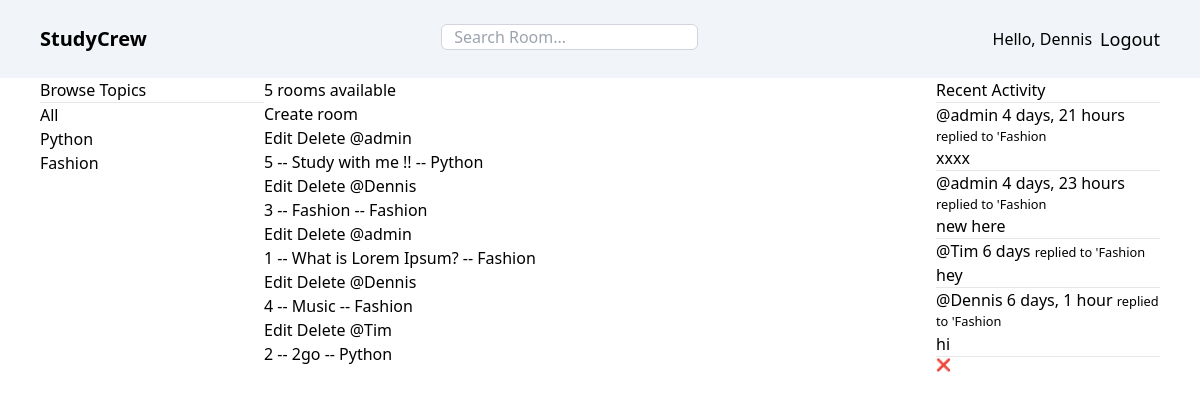
Screenshot of / (signed in) with the database file from the repository.
### base/models.py (models this page shows, shortened)
class Topic(models.Model):
  name = models.CharField(max_length=200)
  updated = models.DateTimeField(auto_now=True)
  created = models.DateTimeField(auto_now_add=True)

class Room(models.Model):
  host = models.ForeignKey(User, on_delete=models.SET_NULL, null=True)
  topic = models.ForeignKey(Topic, on_delete=models.SET_NULL, null=True)
  name = models.CharField(max_length=225)
  description = models.TextField(null=True, blank=True)
  participants = models.ManyToManyField(User, related_name='participants', blank=True)
  updated = models.DateTimeField(auto_now=True)
  created = models.DateTimeField(auto_now_add=True)
  class Meta:
    ordering = ['-updated', '-created']
  def __str__(self):
    return self.name

class Message(models.Model):
  user = models.ForeignKey(User, on_delete=models.CASCADE)
  room = models.ForeignKey(Room, on_delete=models.CASCADE)
  body = models.TextField()
  updated = models.DateTimeField(auto_now=True)
  created = models.DateTimeField(auto_now_add=True)
  class Meta:
    ordering = ['-updated', '-created']
  def __str__(self):
    return self.body[0:50]

### base/views.py (the view)
# urls.py: path('', views.home, name='home'),
def home(request):
  q = request.GET.get('q') if request.GET.get('q') != None else ''
  rooms = Room.objects.filter(Q(topic__name__icontains=q) | Q(name__icontains=q) | Q(description__icontains=q) )
  topics = Topic.objects.all()
  room_count = rooms.count()
  room_messages = Message.objects.filter(Q(room__topic__name__icontains=q))
  context = {
    'rooms' : rooms,
    'topics' : topics,
    'room_count' : room_count,
    'room_messages' : room_messages
  }
  return render(request, 'base/home.html', context)

### base/templates/base/home.html (shortened to what this page needs)
<body>
  {% extends 'main.html' %}
  {% block content %}
    <div class="grid grid-cols-5 px-10">
      <div class="col-span-1">
        {% include 'base/topic_comp.html' %}
      </div>
      <div class="col-span-3">
        <h5>{{room_count}} rooms available</h5>
        <a href="{% url 'create-room' %}"> Create room</a>
        <div>
          {% include 'base/feed_comp.html' %}
        </div>
      </div>
      <div class="col-span-1">
        {% include 'base/activity_comp.html' %}
      </div>
    </div>
  {% endblock content %}

### templates/navbar.html
<div class="bg-slate-100 p-5 md:px-10 py-3 flex items-center justify-between gap-5">
  <a href="/" class="text-xl font-semibold">
    StudyCrew
  </a>
  <form action="{% url 'home' %}" method="GET" class="flex items-center">
    <input type="text" name="q" class="border border-gray-300 rounded-md px-3 mt-3 " placeholder="Search Room..." />
  </form>
  {% if request.user.is_authenticated %}
  <div class="flex items-center gap-2">
    <p>Hello, {{ request.user.username }}</p>
    <a href="{% url 'logout' %}" class="text-lg font-medium">
      Logout
    </a>
  </div>
  {% else %}
  <a href="{% url 'login' %}" class="text-lg font-medium">
    login
  </a>
  {% endif %}
</div>

### base/templates/base/topic_comp.html
<div>
  <h3>Browse Topics</h3>
  <hr>
  <div class="">
    <a href="{% url 'home' %}">All</a>
  </div>
  {% for topic in topics %}
  <div class="">
    <a href="{% url 'home' %}?q={{topic.name}}">{{topic.name}}</a>
  </div>
  {% endfor %}
</div>

### base/templates/base/feed_comp.html
<div>
  {% for room in rooms %}
    <div class="">
      {% if request.user.is_authenticated %}
        <a href="{% url 'update-room' room.id  %}"> Edit</a>
        <a href="{% url 'delete-room' room.id  %}"> Delete</a>
      {% endif %}
      <a href="{% url 'user-profile' room.host.id %}">@{{ room.host.username }}</a>
      <h5>{{ room.id }} -- <a href="{% url 'room' room.id %}">{{ room.name }}</a> -- {{ room.topic.name }}</h5>
    </div>
  {% endfor %}
</div>

### base/templates/base/activity_comp.html
    <div>
      <h3>Recent Activity</h3>
      <hr>
      <div class="">
        {% for message in room_messages %}
          <div class="">
            <a href="{%% url 'user-profile' message.user.id }">@{{ message.user }} {{ message.created|timesince }}</a>
            <small>replied to '{{message.room}}</small>
            <p>{{message}}</p>
            <hr>
            {% if request.user == message.user %}
              <a href="{% url 'delete-message' message.id %}" class="text-xs">❌</a>
            {% endif %}
          </div>
        {% endfor %}
      </div>
    </div>

### rows the page displays
Topic: name "Python"
Topic: name "Fashion"
Room: host.username "admin", id "5", name "Study with me !!", topic.name "Python"
Room: host.username "Dennis", id "3", name "Fashion", topic.name "Fashion"
Room: host.username "admin", id "1", name "What is Lorem Ipsum?", topic.name "Fashion"
Room: host.username "Dennis", id "4", name "Music", topic.name "Fashion"
Room: host.username "Tim", id "2", name "2go", topic.name "Python"
Message: user "admin", created "4 days, 21 hours", room "Fashion", body "xxxx"
Message: user "admin", created "4 days, 23 hours", room "Fashion", body "new here"
Message: user "Tim", created "6 days", room "Fashion", body "hey"
Message: user "Dennis", created "6 days, 1 hour", room "Fashion", body "hi"

### other values shown
{{ request.user.username }} "Dennis"
{{ room_count }} "5"
